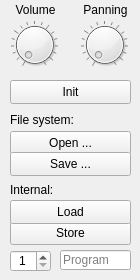
<?xml version="1.0" encoding="UTF-8"?>
<ui version="4.0">
 <class>ProgramWidget</class>
 <widget class="QWidget" name="ProgramWidget">
  <property name="geometry">
   <rect>
    <x>0</x>
    <y>0</y>
    <width>140</width>
    <height>280</height>
   </rect>
  </property>
  <property name="windowTitle">
   <string>Form</string>
  </property>
  <widget class="QDial" name="volumeDial">
   <property name="geometry">
    <rect>
     <x>10</x>
     <y>20</y>
     <width>49</width>
     <height>49</height>
    </rect>
   </property>
   <property name="maximum">
    <number>255</number>
   </property>
   <property name="notchTarget">
    <double>16.000000000000000</double>
   </property>
   <property name="notchesVisible">
    <bool>true</bool>
   </property>
  </widget>
  <widget class="QPushButton" name="saveButton">
   <property name="geometry">
    <rect>
     <x>10</x>
     <y>152</y>
     <width>121</width>
     <height>24</height>
    </rect>
   </property>
   <property name="text">
    <string>Save ...</string>
   </property>
  </widget>
  <widget class="QLabel" name="volumeLabel">
   <property name="geometry">
    <rect>
     <x>0</x>
     <y>0</y>
     <width>71</width>
     <height>20</height>
    </rect>
   </property>
   <property name="text">
    <string>Volume</string>
   </property>
   <property name="alignment">
    <set>Qt::AlignCenter</set>
   </property>
  </widget>
  <widget class="QDial" name="panningDial">
   <property name="geometry">
    <rect>
     <x>80</x>
     <y>20</y>
     <width>49</width>
     <height>49</height>
    </rect>
   </property>
   <property name="maximum">
    <number>255</number>
   </property>
   <property name="notchTarget">
    <double>16.000000000000000</double>
   </property>
   <property name="notchesVisible">
    <bool>true</bool>
   </property>
  </widget>
  <widget class="QPushButton" name="initButton">
   <property name="geometry">
    <rect>
     <x>10</x>
     <y>80</y>
     <width>121</width>
     <height>24</height>
    </rect>
   </property>
   <property name="text">
    <string>Init</string>
   </property>
  </widget>
  <widget class="QLabel" name="panningLabel">
   <property name="geometry">
    <rect>
     <x>70</x>
     <y>0</y>
     <width>71</width>
     <height>20</height>
    </rect>
   </property>
   <property name="text">
    <string>Panning</string>
   </property>
   <property name="alignment">
    <set>Qt::AlignCenter</set>
   </property>
  </widget>
  <widget class="QPushButton" name="openButton">
   <property name="geometry">
    <rect>
     <x>10</x>
     <y>131</y>
     <width>121</width>
     <height>24</height>
    </rect>
   </property>
   <property name="text">
    <string>Open ...</string>
   </property>
  </widget>
  <widget class="QPushButton" name="storeButton">
   <property name="geometry">
    <rect>
     <x>10</x>
     <y>221</y>
     <width>121</width>
     <height>24</height>
    </rect>
   </property>
   <property name="text">
    <string>Store</string>
   </property>
  </widget>
  <widget class="QPushButton" name="loadButton">
   <property name="geometry">
    <rect>
     <x>10</x>
     <y>200</y>
     <width>121</width>
     <height>24</height>
    </rect>
   </property>
   <property name="text">
    <string>Load</string>
   </property>
  </widget>
  <widget class="QSpinBox" name="slotSpin">
   <property name="geometry">
    <rect>
     <x>10</x>
     <y>250</y>
     <width>41</width>
     <height>22</height>
    </rect>
   </property>
   <property name="alignment">
    <set>Qt::AlignCenter</set>
   </property>
   <property name="minimum">
    <number>1</number>
   </property>
   <property name="maximum">
    <number>90</number>
   </property>
  </widget>
  <widget class="QLabel" name="fileSystemLabel">
   <property name="geometry">
    <rect>
     <x>10</x>
     <y>110</y>
     <width>121</width>
     <height>20</height>
    </rect>
   </property>
   <property name="text">
    <string>File system:</string>
   </property>
  </widget>
  <widget class="QLabel" name="internalLabel">
   <property name="geometry">
    <rect>
     <x>10</x>
     <y>180</y>
     <width>121</width>
     <height>20</height>
    </rect>
   </property>
   <property name="text">
    <string>Internal:</string>
   </property>
  </widget>
  <widget class="QLineEdit" name="nameLine">
   <property name="geometry">
    <rect>
     <x>60</x>
     <y>250</y>
     <width>71</width>
     <height>20</height>
    </rect>
   </property>
   <property name="maxLength">
    <number>8</number>
   </property>
   <property name="frame">
    <bool>true</bool>
   </property>
   <property name="placeholderText">
    <string>Program</string>
   </property>
  </widget>
  <zorder>openButton</zorder>
  <zorder>volumeDial</zorder>
  <zorder>saveButton</zorder>
  <zorder>volumeLabel</zorder>
  <zorder>panningDial</zorder>
  <zorder>initButton</zorder>
  <zorder>panningLabel</zorder>
  <zorder>storeButton</zorder>
  <zorder>loadButton</zorder>
  <zorder>slotSpin</zorder>
  <zorder>fileSystemLabel</zorder>
  <zorder>internalLabel</zorder>
  <zorder>nameLine</zorder>
 </widget>
 <resources/>
 <connections/>
</ui>
